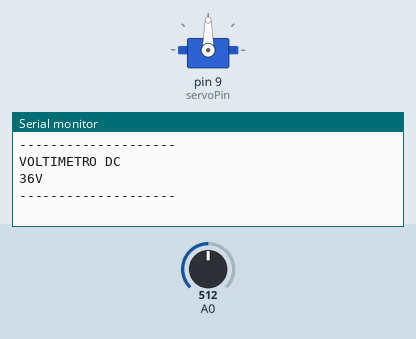
Recording of a sketch running on a simulated Arduino Uno, built with avr-gcc and run on an emulated ATmega328P. Parts: servo, the last lines printed to the serial monitor. The test bench sets the inputs (shaded band); at power-on: A0 = 512.

Above: at 3.2 s.
3.3 s: A0 set to 0
At 4.4 s:
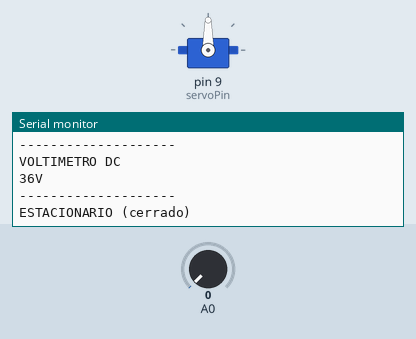
4.8 s: A0 set to 110
At 5.6 s:
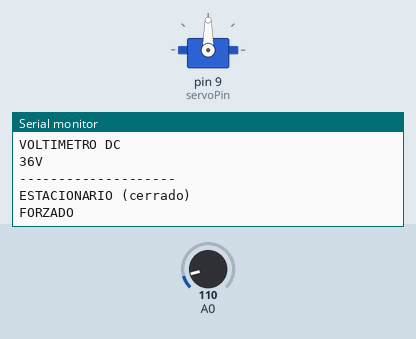

The sketch:

ServoSensorFuerza.ino
```cpp
/*
   Verificacion de presion en un servo
*/
#include <Servo.h>
// SERVO:
Servo servo;

const int servoPin = 9;
const int cerrado = 90;
const int abierto = 0;

// Historico de posiciones
int posInicial = cerrado;
int posAnterior;
int posicion;

// VOLTIMETRO:
float vArduino = 3.3; // Cuando esta alimentado por USB la salida de 5V solo llega a 3.3V
float r1 = 100000; // valor en ohms de la primer resistencia
float r2 = 10000; // valor en ohms de la segunda resistencia

// Tensiones del servo:
// Pata PWM:
float vEst = 0;
float vForce = 1;

// Timestamps
const long intervalo = 15;
unsigned long int millisAnteriores = 0;
unsigned long int millisAnterioresVolt = 0;

void accionoServo(int signal) {
  unsigned long millisActuales = millis(); // Momento actual
  /* Veo si el tiempo transcurrido aplica segun el intervalo tomado
     para que el Servo cambie de estado
  */
  if (millisActuales - millisAnteriores >= intervalo) {
    millisAnteriores = millisActuales; // Guardo el estado actual como anterior para la proxima medicion
    servo.write(signal);
    posicion = signal;
  }
}

void muestroTension() {

  unsigned long millisActuales = millis(); // Momento actual
  /* Veo si el tiempo transcurrido aplica segun el intervalo tomado
     para que el Servo cambie de estado
  */
  if (millisActuales - millisAnterioresVolt >= 100) {
    millisAnterioresVolt = millisActuales;

    int input = analogRead(A0);
    float vOutput = input * (vArduino / 1023.0); // Se mapea la tension

    // Formula para calcular la tension en un divisor de potencial:
    // Vout = (R2 / (R1 + R2)) * Vin

    // vInput: Tension de DC a medir
    float vInput = vOutput / (r2 / (r1 + r2));


    if (vInput == vEst && vForce != 0) {
      vForce = 0;
      Serial.println("ESTACIONARIO (cerrado)");
    }
    if (vInput > vEst && vForce == 0) {
      vForce = 1;
      Serial.println("FORZADO");
    }
  }
}


void setup() {

  servo.attach(servoPin); // Inicializo el servo

  Serial.begin(9600);

  Serial.println("--------------------");
  Serial.println("VOLTIMETRO DC");
  Serial.print((int)(vArduino / (r2 / (r1 + r2)))); // vMax: tension maxima que soporta
  Serial.println("V");
  Serial.println("--------------------");
  Serial.println("");

  delay(2000);

}

void loop() {

  accionoServo(posInicial);
  muestroTension();

}
```

Measured:
- after the input at 3.3 s, the serial monitor: prints a new line at once (image 1)
- after the input at 4.8 s, the serial monitor: prints a new line at once (image 2)
